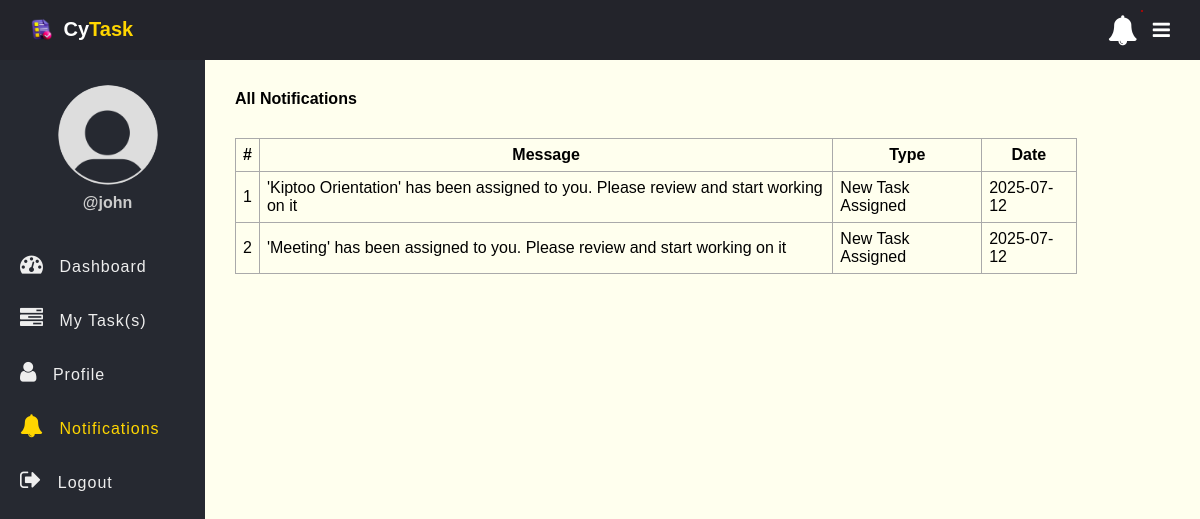
Page /notifications.php (signed in) on the earlier database version.
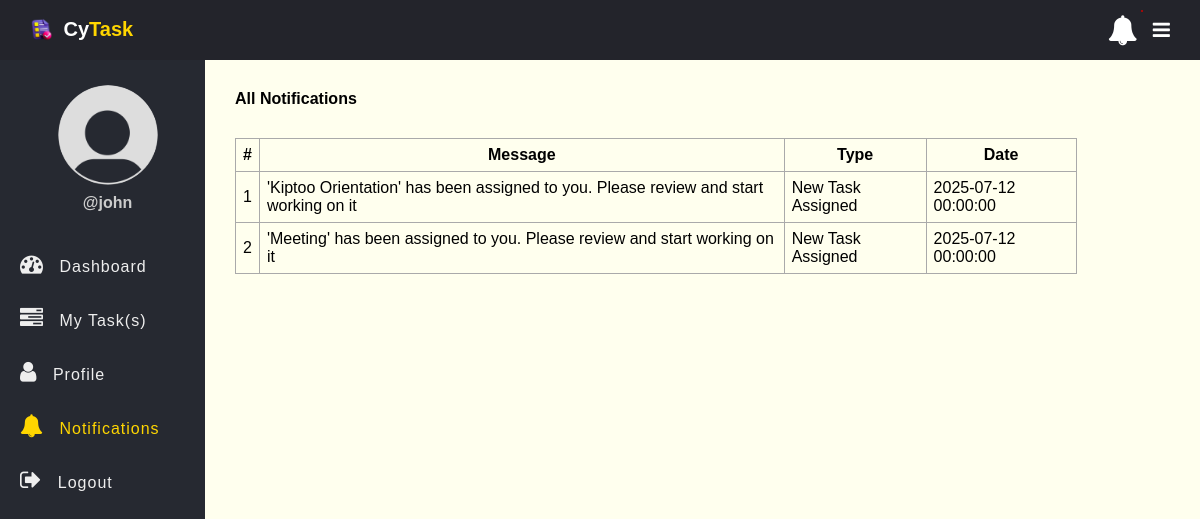
Same page on the later database version.
### tables this page shows
CREATE TABLE `notifications` (
  `id` int(11) NOT NULL AUTO_INCREMENT,
  `message` text NOT NULL,
  `recipient` int(11) NOT NULL,
  `type` varchar(50) NOT NULL,
  `date` TIMESTAMP NULL DEFAULT CURRENT_TIMESTAMP,
  `is_read` tinyint(1) DEFAULT 0,
  PRIMARY KEY (`id`)
);

### app/Model/Notification.php (called while the page is built, shortened)
<?php
function get_all_my_notifications($conn, $id){
	$sql = "SELECT * FROM notifications WHERE recipient=?";
	$stmt = $conn->prepare($sql);
	$stmt->execute([$id]);
	if($stmt->rowCount() > 0){
		$notifications = $stmt->fetchAll();
	}else $notifications = 0;
	return $notifications;
}

### notifications.php (the view, shortened to what this page needs)
<?php
if (isset($_SESSION['role']) && isset($_SESSION['id'])) {
    include "DB_connection.php";
    include "app/Model/Notification.php";
    $notifications = get_all_my_notifications($conn, $_SESSION['id']);
 ?>
<!DOCTYPE html>
<html>
<head>
	<link rel="stylesheet" href="https://stackpath.bootstrapcdn.com/font-awesome/4.7.0/css/font-awesome.min.css">
	<link rel="stylesheet" href="css/style.css">
</head>
<body>
	<?php include "inc/header.php" ?>
	<div class="body">
		<?php include "inc/nav.php" ?>
		<section class="section-1">
			<h4 class="title">All Notifications</h4>
			<?php if ($notifications != 0) { ?>
			<table class="main-table">
				<tr>
					<th>#</th>
					<th>Message</th>
					<th>Type</th>
					<th>Date</th>
				</tr>
				<?php $i=0; foreach ($notifications as $notification) { ?>
				<tr>
					<td><?=++$i?></td>
					<td><?=$notification['message']?></td>
					<td><?=$notification['type']?></td>
					<td><?=$notification['date']?></td>
				</tr>
			   <?php	} ?>
			</table>
		<?php }else { ?>
			<h3>You have zero notification</h3>
		<?php  }?>
		</section>
	</div>
</body>
</html>
<?php }else{
   $em = "First login";
   header("Location: login.php?error=$em");
   exit();
}
 ?>

Differences in the rows shown:
changed notifications (number 1 of 2 on the later page): date "2025-07-12" → "2025-07-12 00:00:00"
changed notifications "'Meeting' has been assigned to you. Please review and start working on it": date "2025-07-12" → "2025-07-12 00:00:00"
